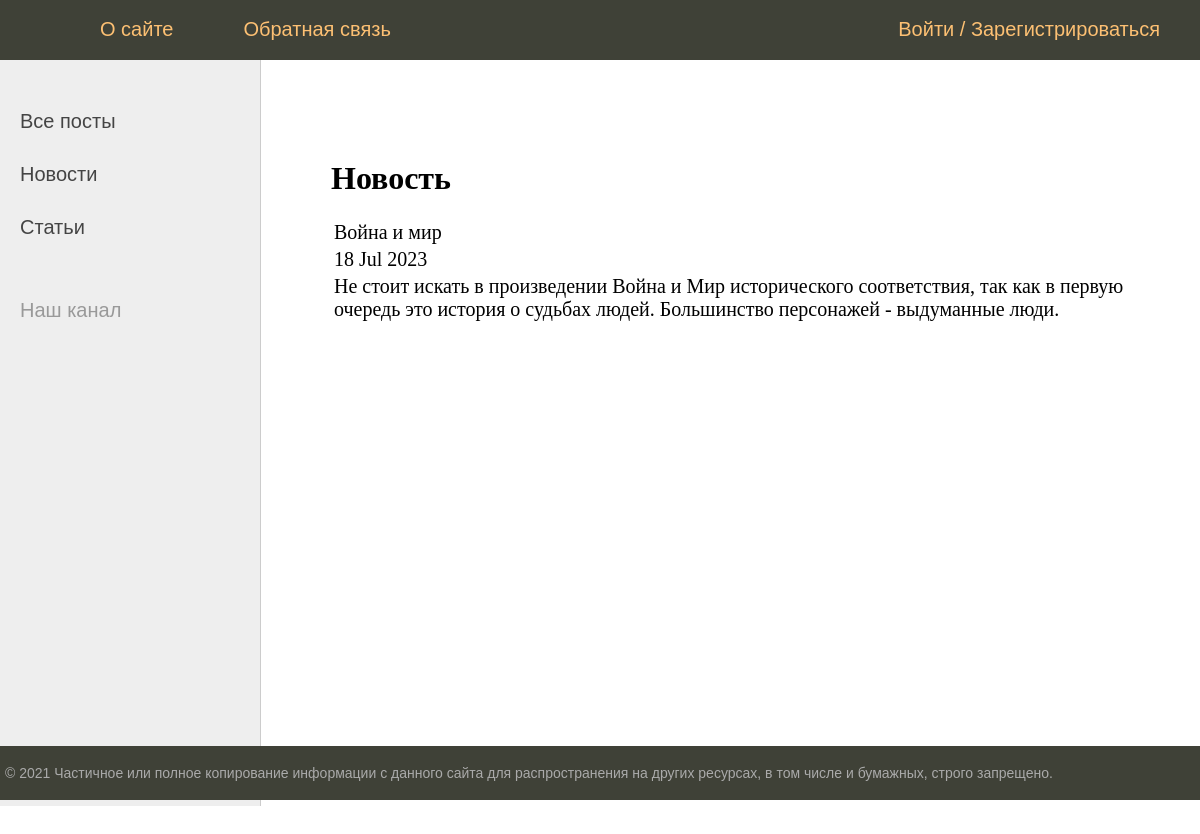
/posts/10/, run on the app's committed database.
### news/models.py (models this page shows, shortened)
class Post(models.Model):
    article_post = 'AR'
    news_post = 'NE'
    POSITIONS = [
        (article_post, 'Статья'),
        (news_post, 'Новость')
    ]
    author = models.ForeignKey(Author, on_delete=models.CASCADE)
    position = models.CharField(max_length=2,
                                choices=POSITIONS,
                                default=article_post)
    time_in = models.DateTimeField(auto_now_add=True)
    category = models.ManyToManyField(Category, through='PostCategory')
    header = models.CharField(max_length=255)
    text_post = models.TextField()
    rating_post = models.IntegerField(default=0)

### news/views.py (the view)
# urls.py: path('<int:pk>/', PostDetail.as_view(), name = 'post_id'),
class PostDetail(DetailView):
    model = Post
    template_name = 'post.html'
    context_object_name = 'post'
    def get_context_data(self, **kwargs):
        context = super().get_context_data(**kwargs)
        context['menu'] = menu
        context['title'] = 'Все посты'
        return context

### news/templatetags/custom_filters.py (called while the page is built)
@register.filter()
def censor(value):
    CENSORED_LIST = ['редиска', 'придурок', 'урод', 'глупый', 'тупой', 'злой', 'дурак', 'козел']
    if isinstance(value, str):
        str1 = value
        for censor_element in CENSORED_LIST:
            new_text = str1.replace(censor_element, censor_element[0] + "*" * (len(censor_element) - 1))  # замена по нижнему регистру
            str1 = new_text
            new_text = str1.replace(censor_element.capitalize(), censor_element[0].capitalize() + "*" * (len(censor_element) - 1))  # замена по верхнему регистру
            str1 = new_text
        value = str1
    else:
        raise TypeError('Фильтр "censor" может быть применен только к текстовому типу данных')
    return f'{value}'

### templates/post.html (shortened to what this page needs)
{% extends 'flatpages/default.html' %}
{% load custom_filters %}
{% block content %}
<h1> Новость </h1>
        <table>
            <tr>
                <td> {{ post.header|censor }} </td>
            </tr>
            <tr>
                <td> {{ post.time_in|date:'d M Y' }} </td>
            </tr>
            <tr>
                <td> {{ post.text_post|censor }} </td>
            </tr>
        </table>
{% endblock content %}

### static/css/styles.css (style rules this page uses)
html, body { font-family: 'Arial'; margin: 0; padding: 0; height: 100%; width: 100%; color: #444; }
.table-page tr { height: 100%; }
.content-text h1 { font-size: 32px; }

### data on the page
Post: header|censor "Война и мир", time_in "18 Jul 2023", text_post|censor "Не стоит искать в произведении Война и Мир исторического соответствия, так как в первую очередь это история о судьбах людей. Большинство персонажей - выдуманные люди."

### other printed values
{{ m.title }} "О сайте" "Обратная связь"
{{ m.title }} "Войти / Зарегистрироваться"
